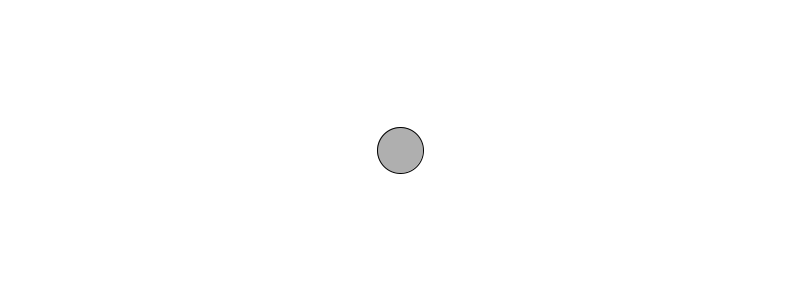
Frame 1 (no input)
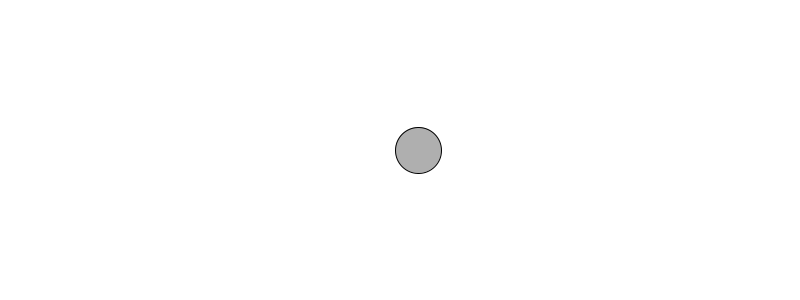
Frame 60 (the mouse pressed at the canvas centre just before this capture)
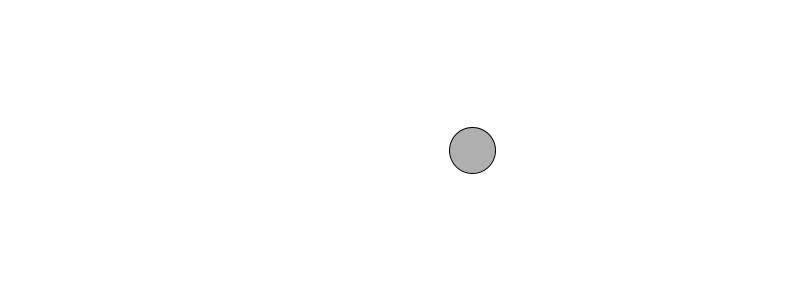
Frame 120 (the mouse held since frame 60 and released just before this capture)

The Processing sketch that drew these frames (run headless with seeded random() and noise(); from frame 60 on, the mouse is pressed at the canvas centre):

// Processing sketch: acceleration
// ── acceleration.pde
Mover m;
void setup() {
  size(800, 300);
  m = new Mover();
}
void draw() {
  background(255);
  m.move();
  m.bounce();
  m.display();
}
// ── Ball.pde
class Mover {
  PVector position;
  PVector velocity;
  PVector acceleration;
  Mover() {
    position = new PVector(width/2, height/2);
    velocity = new PVector(0,0);
    acceleration = new PVector(0.01,0);
  }
  void move() {
    velocity.add(acceleration);
    position.add(velocity);
  }
  void bounce() {
    if (position.x > width) position.x = 0;
    if (position.x < 0) position.x = width;
    if (position.y > height) position.y = 0;
    if (position.y < 0) position.y = height;
  }
  void display() {
    stroke(0);
    fill(175);
    ellipse(position.x, position.y, 46, 46);
  }
}
/*
velocity = new PVector(2.5, -2);
*/
